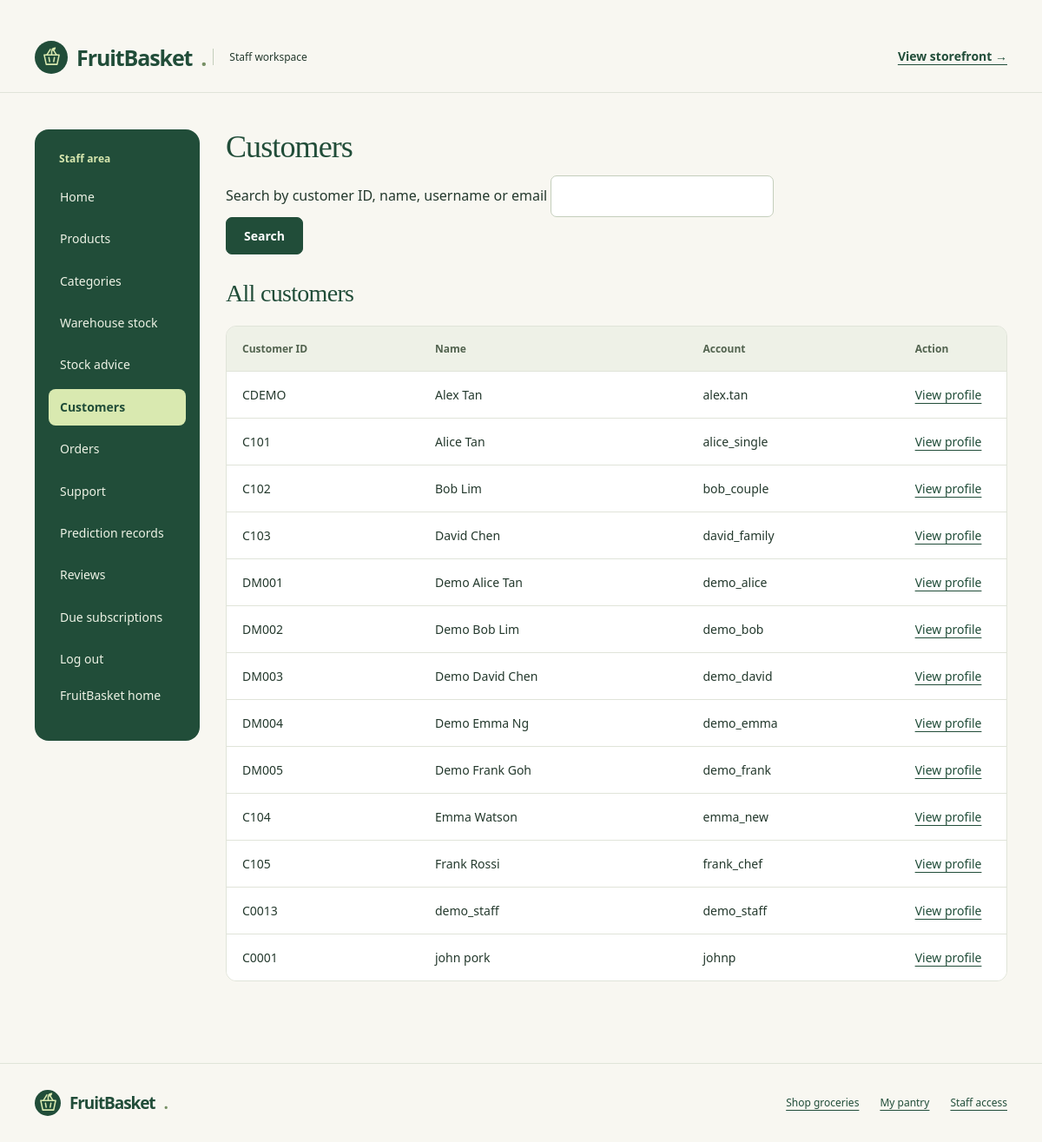
Screenshot of /adminpanel/customer_new (signed in) with the database file from the repository.
### adminpanel/models.py (models this page shows, shortened)
class Customer(models.Model):
    Cid = models.CharField(max_length=5, primary_key=True)
    Cname = models.CharField(max_length=255)
    Caddress = models.CharField(max_length=255)
    Chouseholdsize = models.IntegerField()
    Cmealsperweek = models.IntegerField()
    Cuser = models.OneToOneField(User, on_delete=models.CASCADE, related_name='customer')
    class Meta:
        constraints = [
            models.CheckConstraint(
                check=models.Q(Chouseholdsize__gte=1),
                name='Chouseholdsize_at_least_one'
            ),
            models.CheckConstraint(
                check=models.Q(Cmealsperweek__gte=0),
                name='Cmealsperweek_not_negative'
            )
        ]

### adminpanel/views.py (the view, shortened to what this page needs)
# urls.py: path('customer_new', views.CustomerView.as_view(), name='customer_new'),
class CustomerView(View):
    template_name = 'adminpanel/customer_new.html'
    def dispatch(self, request, *args, **kwargs):
        if not _staff_order_access(request):
            return redirect('/adminpanel/login')
        return super().dispatch(request, *args, **kwargs)
    def page(self, request, customer=None, form=None):
        query = request.GET.get('q', '').strip()
        customers = Customer.objects.select_related('Cuser').order_by('Cname', 'Cid')
        if query:
            customers = customers.filter(
                Q(Cid__icontains=query) | Q(Cname__icontains=query)
                | Q(Cuser__username__icontains=query) | Q(Cuser__email__icontains=query)
            )
        context = {'customers': customers, 'query': query, 'customer': customer}
        if customer:
            context.update({
                'form': form if form is not None else CustomerForm(instance=customer),
                'orders': Orders.objects.filter(Ocustomer=customer).order_by('-Odate', '-Oid'),
                'tickets': SupportTicket.objects.filter(Torder__Ocustomer=customer).select_related('Torder').order_by('-Tsubmitted'),
            })
        return render(request, self.template_name, context)
    def get(self, request, pk=None):
        customer = get_object_or_404(Customer.objects.select_related('Cuser'), pk=pk) if pk is not None else None
        return self.page(request, customer)

### adminpanel/views.py (called while the page is built)
def _staff_order_access(request):
    return request.user.is_authenticated and request.user.is_active and request.user.is_staff

### adminpanel/templates/adminpanel/customer_new.html (shortened to what this page needs)
﻿{% extends 'adminpanel/adminpanel_base.html' %}
{% block content %}
<div class="fb-staff-section">
    <h1 class="fb-staff-page-title">Customers</h1>
    <form method="get" action="{% url 'customer_new' %}" class="fb-form">
        <label for="customer-search">Search by customer ID, name, username or email</label>
        <input id="customer-search" name="q" value="{{ query }}" type="search">
        <button type="submit">Search</button>
    </form>
</div>
<div class="fb-staff-section">
    <h2 class="fb-records-heading">{% if query %}Search results{% else %}All customers{% endif %}</h2>
    <div class="fb-table-wrap fb-records-table" role="region" aria-label="Customers" tabindex="0">
        <table><thead><tr><th>Customer ID</th><th>Name</th><th>Account</th><th>Action</th></tr></thead><tbody>
        {% for result in customers %}
            <tr><td>{{ result.Cid }}</td><td>{{ result.Cname }}</td><td>{{ result.Cuser.username }}</td><td><a href="{% url 'customer_new' result.pk %}">View profile</a></td></tr>
        {% empty %}<tr><td colspan="4">No customers found.</td></tr>{% endfor %}
        </tbody></table>
    </div>
</div>
{% endblock %}

### static/fruitbasket/theme.css (style rules this page uses)
:root { --forest:#214d39; --green:#35634b; --lime:#d9e9b0; --cream:#f8f7f1; --ink:#24392d; --muted:#657166; --border:#e0e4d9; --orange:#bc552e }
* { box-sizing:border-box }
html { scroll-behavior:smooth; scroll-padding-top:2rem }
body.fb-app { margin:0; background:var(--cream); color:var(--ink); font:1rem/1.6 "Segoe UI",Arial,sans-serif }
a { color:var(--forest); text-underline-offset:4px }
h1,h2,h3,h4 { color:var(--forest); font-weight:600; line-height:1.15 }
h1,h2 { letter-spacing:-.025em; text-wrap:balance }
h1 { font-size:clamp(2.5rem,5vw,4.8rem) }
h2 { font-size:clamp(1.7rem,3vw,2.5rem) }
button,input,select,textarea { font:inherit }
.fb-button,.fb-content button[type=submit],.fb-content input[type=submit] { display:inline-flex; justify-content:center; align-items:center; gap:10px; background:var(--forest); color:white; border:1px solid var(--forest); border-radius:7px; padding:11px 20px; font-size:14px; font-weight:600; text-decoration:none; cursor:pointer; line-height:1.4 }
.fb-table-wrap { overflow-x:auto; border:1px solid var(--border); border-radius:12px; background:#fff; margin-bottom:24px }
.fb-content table { width:100%; border-collapse:collapse; border:0; background:white; font-size:13px; margin:0 }
.fb-content th { color:#52634f; background:#eef1e7; font-size:12px; text-transform:none; letter-spacing:0; font-weight:650; white-space:nowrap }
.fb-content th,.fb-content td { border:0; border-bottom:1px solid var(--border); padding:17px 18px; vertical-align:middle }
.fb-content tbody tr:last-child td { border-bottom:0 }
.fb-content td { overflow-wrap:anywhere }
.fb-content input:not([type=hidden]):not([type=submit]):not([type=checkbox]),.fb-content select,.fb-content textarea { max-width:100%; border:1px solid #c4cebc; background:#fff; border-radius:7px; padding:10px 12px; color:var(--ink) }
.fb-form { max-width:650px }
.fb-staff-page-title { font-size: clamp(1.8rem, 3vw, 2.6rem); margin-bottom: 24px; }
.fb-store-page .fb-section-heading h1, .fb-store-page .fb-auth-intro h1, .fb-staff-page-title, .fb-workspace-intro h1 { font-family:Georgia,serif; font-weight:400; letter-spacing:-.025em }
.fb-staff-page-title { font-size:clamp(2rem,3vw,2.75rem); margin:0 0 12px }
.fb-staff .fb-content table { font-size:14px }
.fb-staff .fb-content .fb-table-wrap table { min-width:760px }
.fb-staff .fb-content .fb-records-table table { min-width:1000px }
.fb-records-table td:first-child { white-space:nowrap }
.fb-records-heading { font:400 28px/1.2 Georgia,serif; margin:28px 0 20px }

### rows the page displays
Customer: Cid "CDEMO", Cname "Alex Tan", Cuser.username "alex.tan"
Customer: Cid "C101", Cname "Alice Tan", Cuser.username "alice_single"
Customer: Cid "C102", Cname "Bob Lim", Cuser.username "bob_couple"
Customer: Cid "C103", Cname "David Chen", Cuser.username "david_family"
Customer: Cid "DM001", Cname "Demo Alice Tan", Cuser.username "demo_alice"
Customer: Cid "DM002", Cname "Demo Bob Lim", Cuser.username "demo_bob"
Customer: Cid "DM003", Cname "Demo David Chen", Cuser.username "demo_david"
Customer: Cid "DM004", Cname "Demo Emma Ng", Cuser.username "demo_emma"
Customer: Cid "DM005", Cname "Demo Frank Goh", Cuser.username "demo_frank"
Customer: Cid "C104", Cname "Emma Watson", Cuser.username "emma_new"
Customer: Cid "C105", Cname "Frank Rossi", Cuser.username "frank_chef"
Customer: Cid "C0013", Cname "demo_staff", Cuser.username "demo_staff"
Customer: Cid "C0001", Cname "john pork", Cuser.username "johnp"
